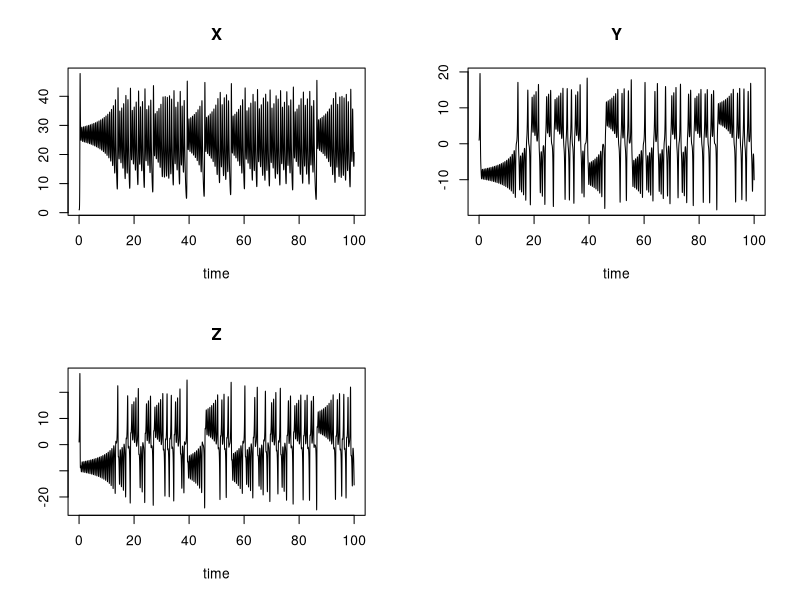
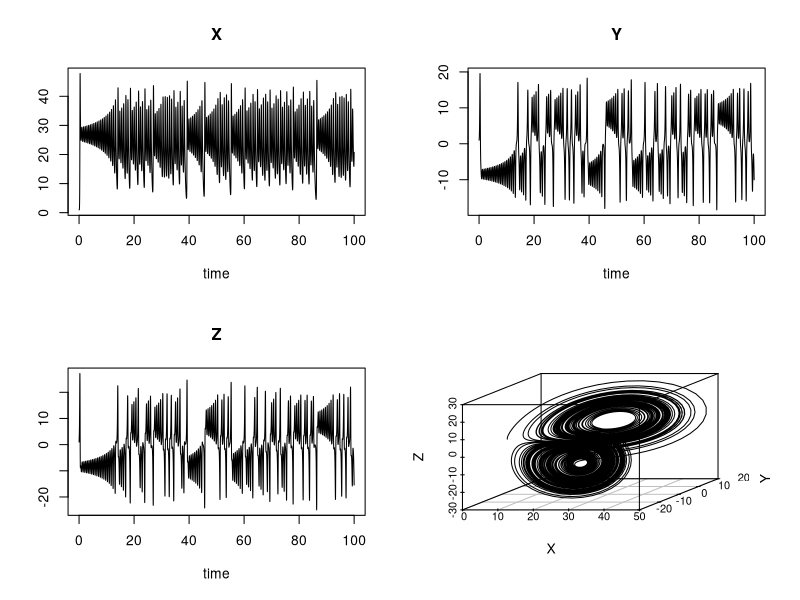

These charts were generated, in order, by the following R code:
## ---- chunk 1
#install.packages("ctv")
#ctv::install.views("DifferentialEquations")
library(deSolve)



## Download and clean all required data

Lorenz <- function(t, state, parameters) {
  with(as.list(c(state, parameters)), {
    dX <- a * X + Y * Z
    dY <- b * (Y - Z)
    dZ <- -X * Y + c * Y - Z
    list(c(dX, dY, dZ))
  })
}

parameters <- c(a = -8/3, b = -10, c = 28)
state <- c(X = 1, Y = 1, Z = 1)
times <- seq(0, 100, by = 0.01)
out <- ode(y = state, times = times, func = Lorenz, parms = parameters)
plot(out)




#Add any additional processing steps here.

# Results



parameters <- c(a = -8/3, b = -10, c = 28)
state <- c(X = 1, Y = 1, Z = 1)
times <- seq(0, 100, by = 0.01)
out <- ode(y = state, times = times, func = Lorenz, parms = parameters)
plot(out)

#add a 3D figure if package scatterplot3D is available

if (require(scatterplot3d))
  scatterplot3d(out[,-1], type = "l")
